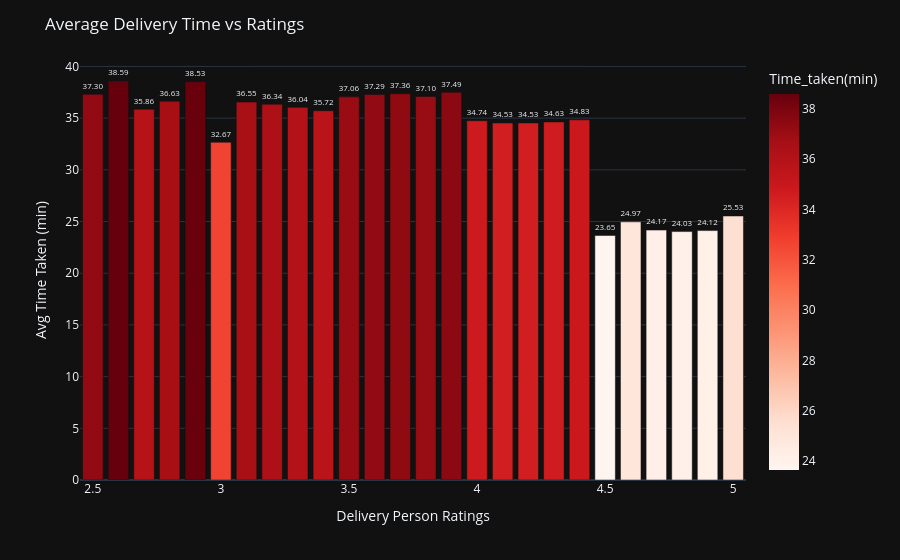

Notebook code for this chart:
### Markdown cell above
##### The analysis examines the relationship between delivery personnel age and the average delivery time. 
The visualization shows that delivery time remains relatively stable across most age groups, generally ranging between 22 and 30 minutes. Younger delivery personnel (ages 20–28) tend to exhibit slightly faster average delivery times, typically around 23 minutes, suggesting higher physical agility and efficiency. In contrast, delivery personnel aged 30–39 demonstrate marginally higher average delivery times, close to 29–30 minutes, indicating a minor increase in delivery duration with age. However, the overall variation across age groups is limited, implying that age is not a dominant factor influencing delivery performance. Extreme age values (e.g., 15 and 50 years) show deviations, likely due to smaller sample sizes or data irregularities.

Overall, the results suggest that operational factors such as distance, traffic, and order preparation time may have a stronger impact on delivery time than the age of the delivery personnel.

#### Delivery Agents aged above 30 tends to take more time then the Agents aged between 20 to 30.

### Code cell
grp_df = (
    df.groupby('Delivery_person_Ratings', as_index=False)['Time_taken(min)']
    .mean()
)

fig = px.bar(
    data_frame=grp_df,
    x="Delivery_person_Ratings",    
    y='Time_taken(min)',              
    text='Time_taken(min)',
    color='Time_taken(min)',
    color_continuous_scale='reds'
)

fig.update_traces(texttemplate='%{text:.2f}', textposition='outside')

fig.update_layout(
    xaxis_title="Delivery Person Ratings",
    yaxis_title="Avg Time Taken (min)",
    title="Average Delivery Time vs Ratings",
    showlegend=False,
    template='plotly_dark'
)

fig.show()

### Figure 1 — Plotly figure (JSON) as saved in the notebook; plotly's stock layout.template omitted (floating-point values rounded to 4 significant figures)
{"data": [{"hovertemplate": "Delivery_person_Ratings=%{x}<br>Time_taken(min)=%{marker.color}<extra></extra>", "legendgroup": "", "marker": {"color": [37.3, 38.59, 35.86, 36.63, 38.53, 32.67, 36.55, 36.34, 36.04, 35.72, 37.06, 37.29, 37.36, 37.1, 37.49, 34.74, 34.53, 34.53, 34.63, 34.83, 23.65, 24.97, 24.17, 24.03, 24.12, 25.53], "coloraxis": "coloraxis", "pattern": {"shape": ""}}, "name": "", "orientation": "v", "showlegend": false, "text": [37.3, 38.59, 35.86, 36.63, 38.53, 32.67, 36.55, 36.34, 36.04, 35.72, 37.06, 37.29, 37.36, 37.1, 37.49, 34.74, 34.53, 34.53, 34.63, 34.83, 23.65, 24.97, 24.17, 24.03, 24.12, 25.53], "textposition": "outside", "texttemplate": "%{text:.2f}", "type": "bar", "x": [2.5, 2.6, 2.7, 2.8, 2.9, 3.0, 3.1, 3.2, 3.3, 3.4, 3.5, 3.6, 3.7, 3.8, 3.9, 4.0, 4.1, 4.2, 4.3, 4.4, 4.5, 4.6, 4.7, 4.8, 4.9, 5.0], "xaxis": "x", "y": [37.3, 38.59, 35.86, 36.63, 38.53, 32.67, 36.55, 36.34, 36.04, 35.72, 37.06, 37.29, 37.36, 37.1, 37.49, 34.74, 34.53, 34.53, 34.63, 34.83, 23.65, 24.97, 24.17, 24.03, 24.12, 25.53], "yaxis": "y"}], "layout": {"barmode": "relative", "coloraxis": {"colorbar": {"title": {"text": "Time_taken(min)"}}, "colorscale": [[0, "rgb(255,245,240)"], [0.125, "rgb(254,224,210)"], [0.25, "rgb(252,187,161)"], [0.375, "rgb(252,146,114)"], [0.5, "rgb(251,106,74)"], [0.625, "rgb(239,59,44)"], [0.75, "rgb(203,24,29)"], [0.875, "rgb(165,15,21)"], [1, "rgb(103,0,13)"]]}, "legend": {"tracegroupgap": 0}, "margin": {"t": 60}, "showlegend": false, "title": {"text": "Average Delivery Time vs Ratings"}, "xaxis": {"anchor": "y", "domain": [0, 1], "title": {"text": "Delivery Person Ratings"}}, "yaxis": {"anchor": "x", "domain": [0, 1], "title": {"text": "Avg Time Taken (min)"}}}}
